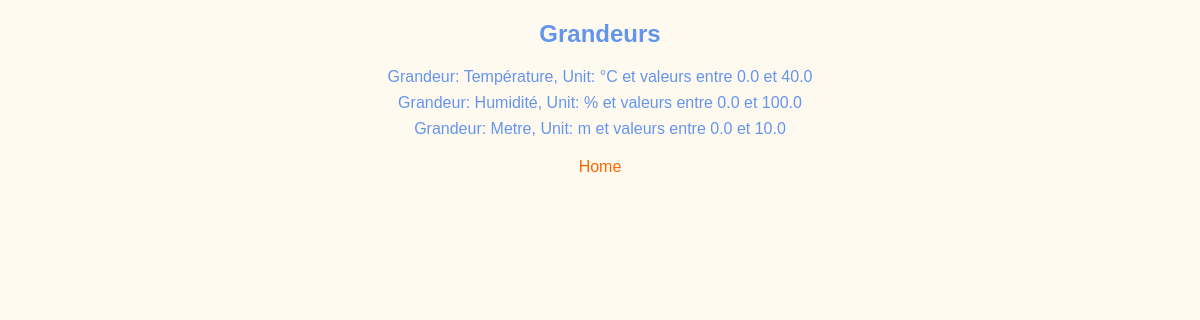
The app's page /grandeurs/grandeurs, older data.
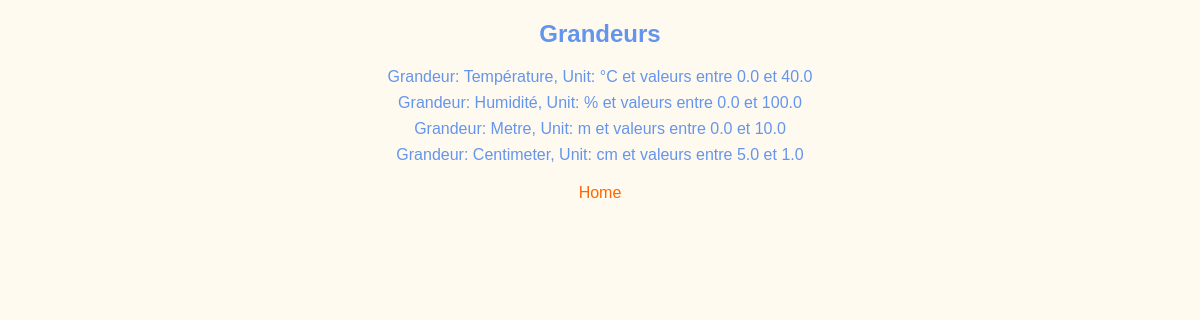
The same page, newer data.
### grandeurs/models/grandeur.py (models this page shows)
class Grandeur(models.Model):
    nom = models.CharField(max_length = 50)
    unite = models.CharField(max_length = 30)
    valeurMin = models.FloatField()
    valeurMax = models.FloatField()
    def __str__(self) :
        return f'Grandeur: { self.nom }, Unit: {self.unite} et valeurs entre {self.valeurMin} et {self.valeurMax}'

### grandeurs/views.py (the view)
# urls.py: path('grandeurs', views.grandeur_list, name="grandeurs"),
def grandeur_list(request):
    return render(request, "grandeurs/grandeur_list.html", {"grandeurs": Grandeur.objects.all() })

### grandeurs/templates/grandeurs/grandeur_list.html (shortened to what this page needs)
{% extends "base.html" %}
{% block content %}
    <h2> Grandeurs </h2>
    <ul>
        {% for grandeur in grandeurs %}
        <li>
            {{grandeur}}
        </li>
        {% endfor %}
    </ul>
    <a href="{% url 'home'%}"> Home </a>
{% endblock %}

Row changes from the older to the newer data that the page shows:
added Grandeur: nom+unite+valeurMin "Grandeur: Centimeter, Unit: cm et valeurs entre 5.0 et 1.0"
